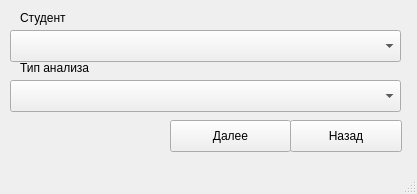
<?xml version="1.0" encoding="UTF-8"?>
<ui version="4.0">
 <class>MainWindow</class>
 <widget class="QMainWindow" name="MainWindow">
  <property name="geometry">
   <rect>
    <x>0</x>
    <y>0</y>
    <width>417</width>
    <height>194</height>
   </rect>
  </property>
  <property name="windowTitle">
   <string>Аналитика</string>
  </property>
  <widget class="QWidget" name="centralwidget">
   <widget class="QPushButton" name="pushButton_2">
    <property name="geometry">
     <rect>
      <x>290</x>
      <y>120</y>
      <width>112</width>
      <height>32</height>
     </rect>
    </property>
    <property name="text">
     <string>Назад</string>
    </property>
   </widget>
   <widget class="QPushButton" name="pushButton_3">
    <property name="geometry">
     <rect>
      <x>170</x>
      <y>120</y>
      <width>121</width>
      <height>32</height>
     </rect>
    </property>
    <property name="text">
     <string>Далее</string>
    </property>
   </widget>
   <widget class="QLabel" name="label">
    <property name="geometry">
     <rect>
      <x>20</x>
      <y>10</y>
      <width>181</width>
      <height>16</height>
     </rect>
    </property>
    <property name="text">
     <string>Студент</string>
    </property>
   </widget>
   <widget class="QComboBox" name="comboBox">
    <property name="geometry">
     <rect>
      <x>10</x>
      <y>30</y>
      <width>391</width>
      <height>32</height>
     </rect>
    </property>
   </widget>
   <widget class="QLabel" name="label_2">
    <property name="geometry">
     <rect>
      <x>20</x>
      <y>60</y>
      <width>111</width>
      <height>16</height>
     </rect>
    </property>
    <property name="text">
     <string>Тип анализа</string>
    </property>
   </widget>
   <widget class="QComboBox" name="comboBox_2">
    <property name="geometry">
     <rect>
      <x>10</x>
      <y>80</y>
      <width>391</width>
      <height>32</height>
     </rect>
    </property>
   </widget>
  </widget>
  <widget class="QStatusBar" name="statusbar"/>
 </widget>
 <resources/>
 <connections/>
</ui>
